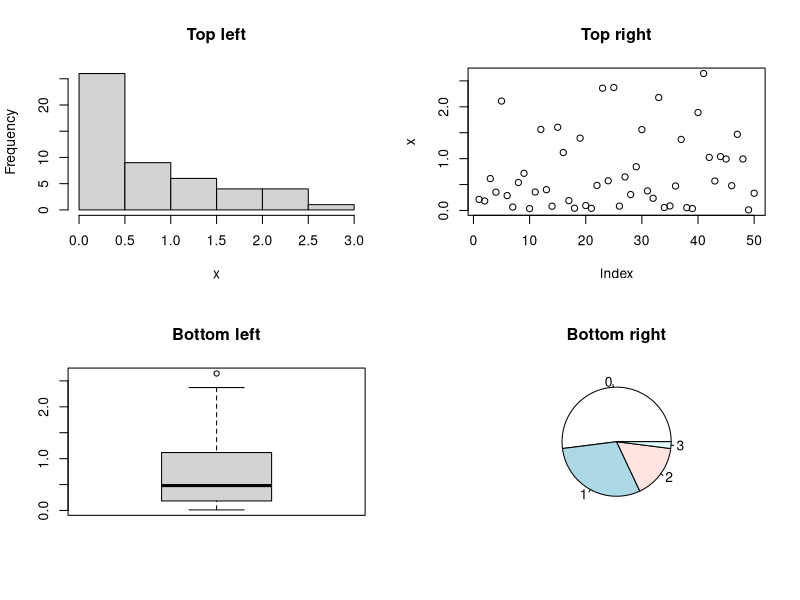

The R source for this figure:
# Just a test file to show some functionalities of Rstudio

# Generate random data
set.seed(6)
x <- rexp(50)

# Assign two rows and two columns for plot
par(mfcol = c(2, 2))

# Define plots lots
hist(x, main = "Top left")                   # Top left
boxplot(x, main = "Bottom left")             # Bottom left
plot(x, main = "Top right")                  # Top right
pie(table(round(x)), main = "Bottom right")  # Bottom right

# Back to the original graphics device
par(mfcol = c(1, 1))
